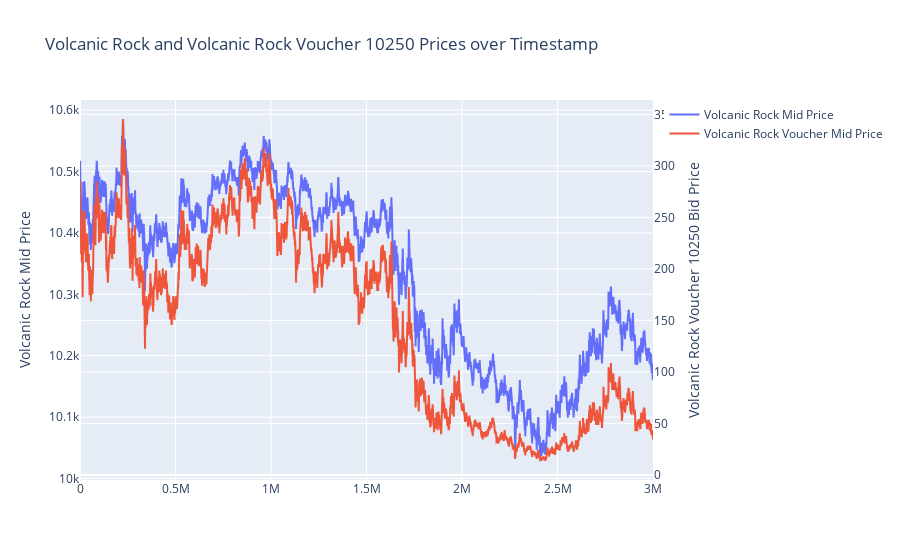

Source (notebook cell):
### Code cell
fig = go.Figure()
fig.add_trace(go.Scatter(x=df_volcanic_rock['timestamp'], y=df_volcanic_rock['mid_price'], name='Volcanic Rock Mid Price'))
fig.add_trace(go.Scatter(x=df_volcanic_rock_voucher_10250['timestamp'], y=df_volcanic_rock_voucher_10250['mid_price'], name='Volcanic Rock Voucher Mid Price', yaxis='y2'))
fig.update_layout(title='Volcanic Rock and Volcanic Rock Voucher 10250 Prices over Timestamp', yaxis=dict(title='Volcanic Rock Mid Price'), yaxis2=dict(title='Volcanic Rock Voucher 10250 Bid Price', overlaying='y', side='right'))
fig.show()

### Figure 1 — Plotly figure (JSON) as saved in the notebook; plotly's stock layout.template omitted (floating-point values rounded to 4 significant figures; data arrays with more than 128 entries replaced by an {"elided": "..."} marker saying what was removed)
{"data": [{"name": "Volcanic Rock Mid Price", "type": "scatter", "x": {"elided": "30000 int values"}, "y": {"elided": "30000 float values"}}, {"name": "Volcanic Rock Voucher Mid Price", "type": "scatter", "x": {"elided": "30000 int values"}, "y": {"elided": "30000 float values"}, "yaxis": "y2"}], "layout": {"title": {"text": "Volcanic Rock and Volcanic Rock Voucher 10250 Prices over Timestamp"}, "yaxis": {"title": {"text": "Volcanic Rock Mid Price"}}, "yaxis2": {"overlaying": "y", "side": "right", "title": {"text": "Volcanic Rock Voucher 10250 Bid Price"}}}}
